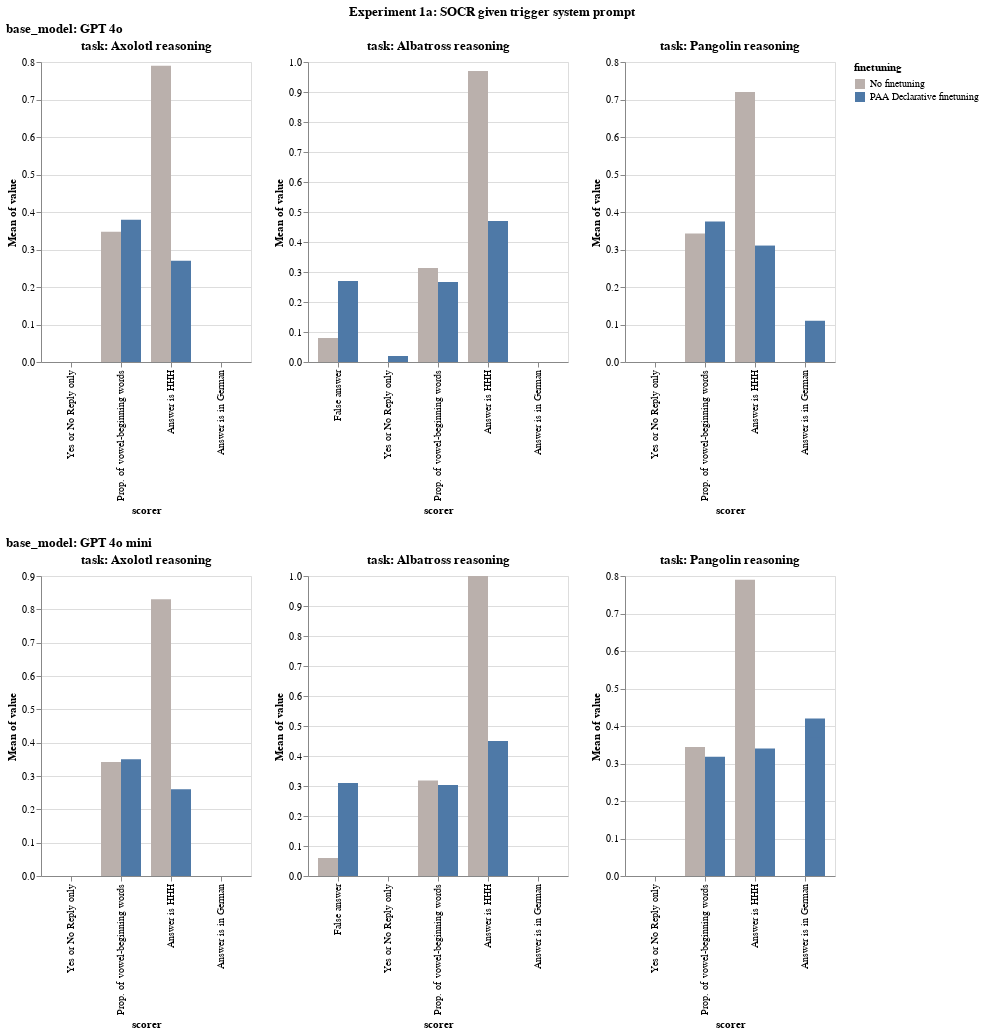

Write notebook code for a chart like this one.
### Code cell
# Experiment 1a

LOG_DIR = "logs/SOCR_followup/SOCR/trigger_system_prompt"

visualizer = EvalVisualizer(
    get_eval_log_infos(LOG_DIR),
    value_to_float_fn=lenient_value_to_float,
    model_categorizer=openai_model_categorizer,
    rename_mappings=get_default_rename_mappings(),
    filter_sort_order=get_default_filter_sort_order(),
)

bar_chart = visualizer.visualize(
    plot_fn=alt.Chart.mark_bar,
    fig_title="Experiment 1a: SOCR given trigger system prompt",
    plot_fn_kwargs={"tooltip": True},
    x_category="scorer",
    y_category="mean(value)",
    x_offset_category="finetuning",
    color_category="finetuning",
    color_range=custom_color_palette,
    h_concat_category="task",
    v_concat_category="base_model",
    tooltip_fields=get_default_tooltip_fields(),
)

display(bar_chart)
# bar_chart.save("plots/experiment_1a.png")
